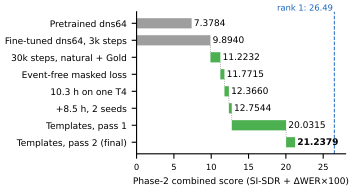

Python code for this plot:
"""Figure 1 of the Track 2 report: leaderboard bridge from the first fine-tuned denoiser to the final submission.

Each bar is labelled with the absolute Phase-2 score of that system (3 decimals, as on Codabench); the green length
is the gain over the previous row, so the labels never have to add up across rounding.
"""
import os
from decimal import ROUND_HALF_UP, Decimal

import matplotlib
matplotlib.use("Agg")
import matplotlib.pyplot as plt  # noqa: E402

STEPS = [("Pretrained dns64", 7.3784), ("Fine-tuned dns64, 3k steps", 9.8940), ("30k steps, natural + Gold", 11.2232), ("Event-free masked loss", 11.7715),
         ("10.3 h on one T4", 12.366), ("+8.5 h, 2 seeds", 12.7544), ("Templates, pass 1", 20.0315),
         ("Templates, pass 2 (final)", 21.2379)]
RANK1 = 26.4894


def r3(v):
    """Format with the 4 decimals Codabench reports, the same as Table I (so figure and table always agree)."""
    return str(Decimal(str(v)).quantize(Decimal("0.0001"), rounding=ROUND_HALF_UP))


fig, ax = plt.subplots(figsize=(3.5, 1.9), dpi=300)
prev = 0.0
for i, (name, v) in enumerate(STEPS):
    base = i <= 1                                    # pretrained and the 3k run are separate baselines, not a chain
    lo, h = (0.0, v) if base else (prev, v - prev)
    last = i == len(STEPS) - 1
    ax.barh(i, h, left=lo, height=0.6, color="#9e9e9e" if base else "#4caf50", edgecolor="none")
    ax.text(v + 0.3, i, r3(v), va="center", fontsize=6.5, fontweight="bold" if last else "normal")
    if not last and i >= 1:
        ax.plot([v, v], [i + 0.3, i + 0.7], color="#757575", lw=0.5, ls=":")
    prev = v
n = len(STEPS)
ax.axvline(RANK1, color="#1565c0", lw=0.7, ls="--")
ax.text(RANK1 - 0.2, -0.75, f"rank 1: {RANK1:.2f}", color="#1565c0", fontsize=6, ha="right")
ax.set_yticks(range(n), [s for s, _ in STEPS], fontsize=6.5)
ax.invert_yaxis()
ax.set_xlim(0, 28)
ax.set_xlabel("Phase-2 combined score (SI-SDR + $\\Delta$WER$\\times$100)", fontsize=6.5)
ax.tick_params(axis="x", labelsize=6)
for s in ("top", "right"):
    ax.spines[s].set_visible(False)
fig.tight_layout(pad=0.3)
fig.savefig(os.path.join(os.path.dirname(os.path.abspath(__file__)), "fig_bridge.pdf"))
print("ok")
